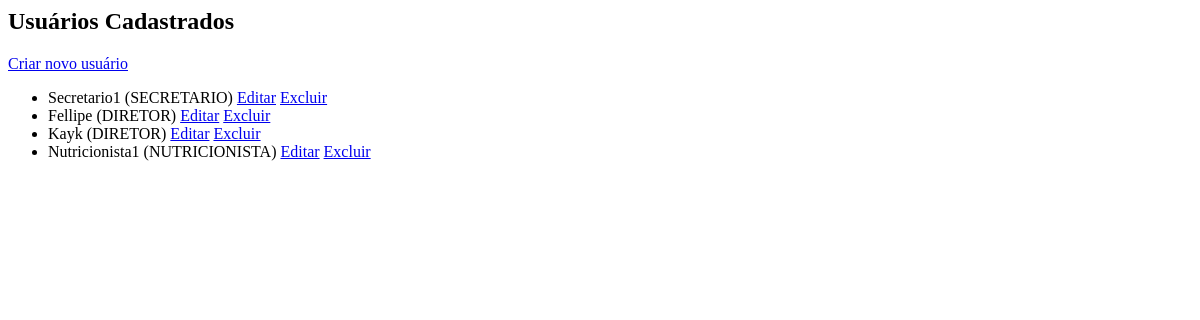
Page /usuarios/ (signed in) on the earlier database version.
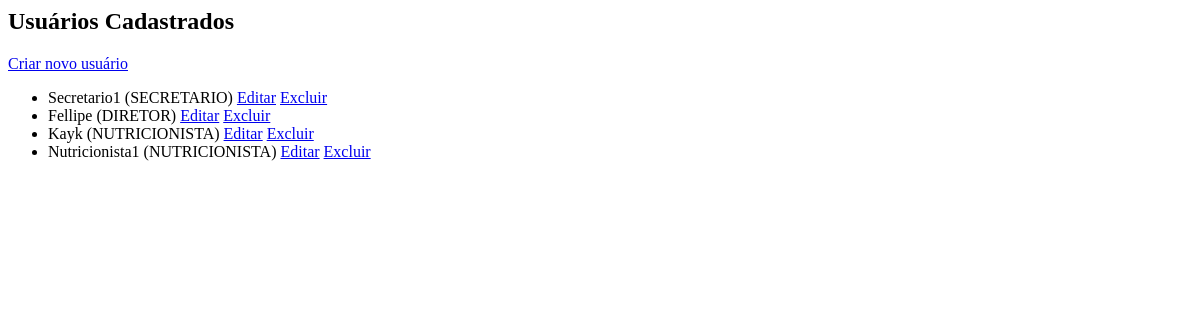
Same page on the later database version.
### usuarios/models.py (models this page shows, shortened)
class Usuario(AbstractUser):
    FUNCOES = (
        ('SECRETARIO', 'Secretario'),
        ('DIRETOR', 'Diretor'),
        ('NUTRICIONISTA', 'Nutricionista'),
    )
    cargo = models.CharField(max_length=20, choices=FUNCOES)
    def is_secretario(self):
        return self.cargo == 'SECRETARIO'

### usuarios/views.py (the view)
# urls.py: path('', views.lista_usuarios, name='lista_usuarios'),
@login_required
@user_passes_test(is_secretario)
def lista_usuarios(request: HttpRequest) -> HttpResponse: #Lista de usuários
    usuarios = Usuario.objects.all()
    return render(request, 'usuarios/lista.html', {'usuarios': usuarios})

### usuarios/views.py (called while the page is built)
def is_secretario(user):
    return user.is_secretario() and user.cargo == "SECRETARIO"

### usuarios/templates/usuarios/lista.html
<h2>Usuários Cadastrados</h2>
<a href="{% url 'criar_usuario' %}">Criar novo usuário</a>
<ul>
    {% for u in usuarios %}
        <li>
            {{ u.username }} ({{ u.cargo }})
            <a href="{% url 'editar_usuario' u.id %}">Editar</a>
            <a href="{% url 'excluir_usuario' u.id %}">Excluir</a>  </li>
    {% endfor %}
</ul>

Differences in the rows shown:
changed Usuario "Kayk": cargo "DIRETOR" → "NUTRICIONISTA"
